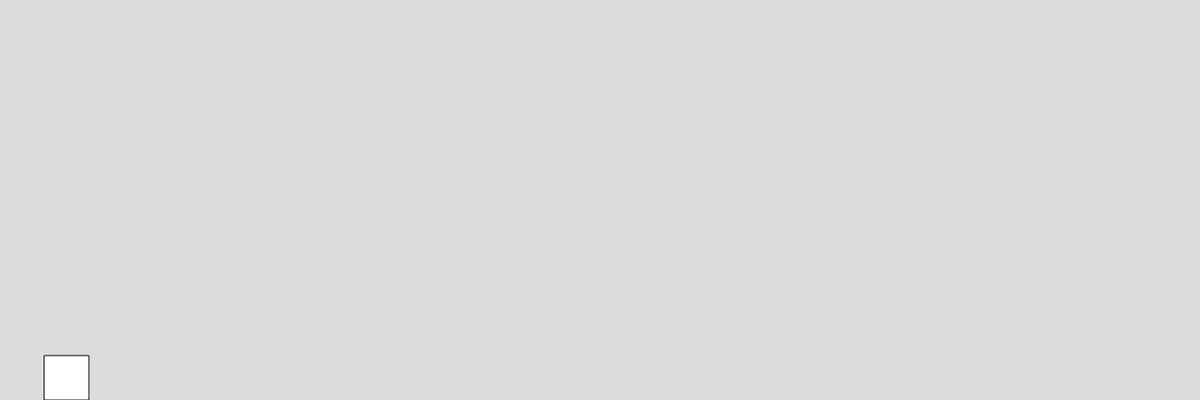
Frame 1 (no input)
Frame 60 (no input): identical to frame 1, image omitted
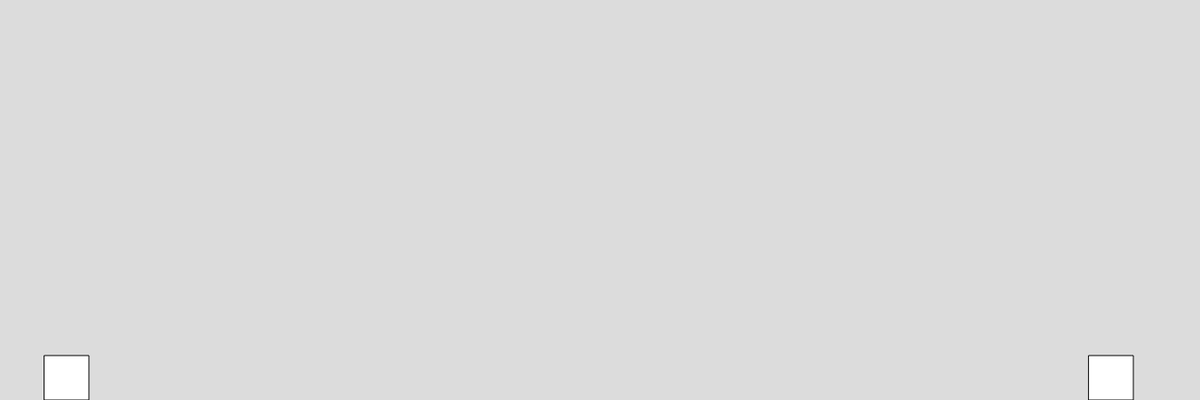
Frame 120 (the mouse pressed at the canvas centre since frame 60)

The p5.js sketch that drew these frames (run headless with seeded random() and noise() and a simulated clock; from frame 60 on, the mouse is pressed at the canvas centre):

// p5.js sketch
// ── sketch.js
let dino;
let obstacles = [];

function setup() {
    createCanvas(1350, 450);
    dino = new Dino();
}

function keyPressed(){
    if(key == ' '){
        dino.jump();
    }
}

function draw(){
    if( random (1) < 0.01){
        obstacles.push(new Obstacle());
    }
    
    background(220);
    dino.show();
    dino.move();

    for( o of obstacles){
        o.move();
        o.show();
    }
}
// ── diano.js
class Dino {
    constructor() {
        this.r = 400;
        this.x = 50;
        this.y = height - 50;
        this.vy = 0;
        this.gravity = 2;
    }

    jump() {
        if (this.y == height - 50){
            this.vy = -35;
        }   
    }

    move() {
        this.y += this.vy;
        this.vy += this.gravity;
        this.y = constrain(this.y, 0, height - 50)
    }

    show () {
        rect (this.x, this.y, 50, 50);
    }

}
// ── obstacle.js
class Obstacle {
    constructor (){
        this.r = 400;
        this.x = width;
        this.y = height - 50;
    }

    move(){
        this.x -= 5;
    }

    show(){
        rect (this.x, this.y, 50, 50);
    }
}
